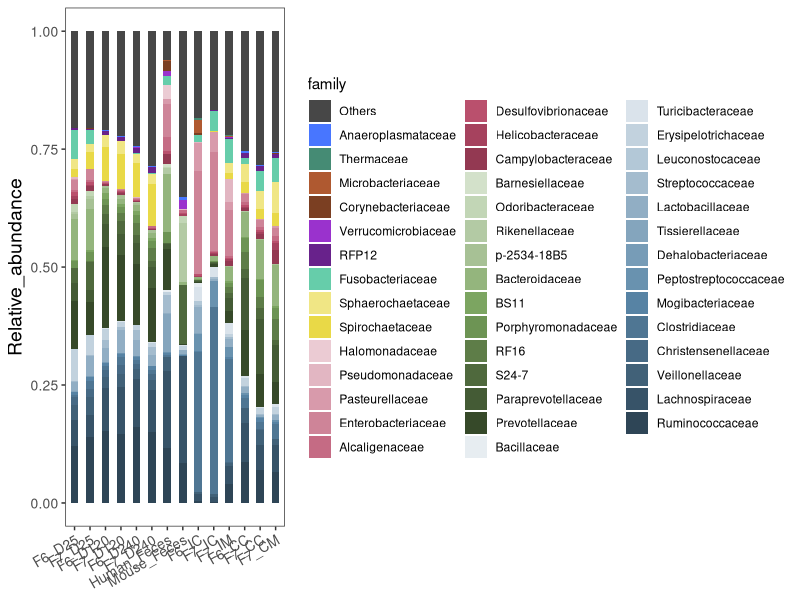

Write R code to recreate this figure.

data <- read.csv("pig_human_mouse_microbiome_result.txt", header=T, sep="")
library(ggplot2)

data$group <- factor(data$group,levels = c("F6_D25","F7_D25","F6_D120","F7_D120","F6_D240","F7_D240","Human_Feces","Mouse_Feces","F6_IC","F7_IC","F7_IM","F6_CC","F7_CC","F7_CM"))

data$family <- factor(data$family,levels = c("Others","Anaeroplasmataceae","Thermaceae","Microbacteriaceae","Corynebacteriaceae","Verrucomicrobiaceae","RFP12","Fusobacteriaceae","Sphaerochaetaceae","Spirochaetaceae","Halomonadaceae","Pseudomonadaceae","Pasteurellaceae","Enterobacteriaceae","Alcaligenaceae","Desulfovibrionaceae","Helicobacteraceae","Campylobacteraceae","Barnesiellaceae","Odoribacteraceae","Rikenellaceae","p-2534-18B5","Bacteroidaceae","BS11","Porphyromonadaceae","RF16","S24-7","Paraprevotellaceae","Prevotellaceae","Bacillaceae","Turicibacteraceae","Erysipelotrichaceae","Leuconostocaceae","Streptococcaceae","Lactobacillaceae","Tissierellaceae","Dehalobacteriaceae","Peptostreptococcaceae","Mogibacteriaceae","Clostridiaceae","Christensenellaceae","Veillonellaceae","Lachnospiraceae","Ruminococcaceae"))

color <- c("#474747","#4876FF","#458B74","#AF5930","#7B3F22","#9A32CD","#68228B","#66CDAA","#F0E685","#E9D947","#EBCBD3","#E2B6C2","#D89AAB","#CE8498","#C56B84","#BA506D","#A6425E","#933952","#D3E1CA","#C2D6B6","#B3CAA4","#A7C195","#94B57D","#7CA561","#6D9454","#5E7D48","#4F693D","#445B35","#364929","#E7EDF1","#DAE3EB","#C2D2DE","#B3C8D7","#A4BCCE","#91AEC4","#84A5BD","#779CB7","#6992AF","#5783A4","#4F7693","#476A85","#416178","#375368","#2E4556")

ggplot(data,aes(x=group,y=relative_average,fill=family))+geom_bar(stat = "identity",width = 0.5)+theme_bw()+theme(axis.text.x = element_text(angle = 30,hjust=1,size = 10),panel.grid = element_blank(),axis.title.x = element_blank(),axis.text = element_text(size = 10),axis.title.y = element_text(size=14))+ylab("Relative_abundance")+scale_fill_manual(values = color)
